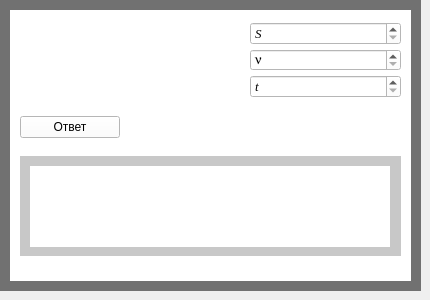
      <widget class="QWidget" name="tab_6">
       <attribute name="title">
        <string>Скорость</string>
       </attribute>
       <widget class="QWidget" name="widget_45" native="true">
        <property name="geometry">
         <rect>
          <x>0</x>
          <y>0</y>
          <width>421</width>
          <height>291</height>
         </rect>
        </property>
        <property name="styleSheet">
         <string notr="true">background-color: rgb(0, 0, 0);
background-color: rgb(113, 113, 113);</string>
        </property>
        <widget class="QWidget" name="widget_46" native="true">
         <property name="geometry">
          <rect>
           <x>10</x>
           <y>10</y>
           <width>401</width>
           <height>271</height>
          </rect>
         </property>
         <property name="styleSheet">
          <string notr="true">background-color: rgb(255, 255, 255);</string>
         </property>
         <widget class="QWidget" name="verticalLayoutWidget_33">
          <property name="geometry">
           <rect>
            <x>10</x>
            <y>0</y>
            <width>381</width>
            <height>261</height>
           </rect>
          </property>
          <layout class="QVBoxLayout" name="verticalLayout_42">
           <item>
            <layout class="QHBoxLayout" name="horizontalLayout_24">
             <property name="spacing">
              <number>50</number>
             </property>
             <item>
              <widget class="QLabel" name="label_40">
               <property name="minimumSize">
                <size>
                 <width>180</width>
                 <height>0</height>
                </size>
               </property>
               <property name="styleSheet">
                <string notr="true">background-color: rgb(255, 255, 255);</string>
               </property>
               <property name="text">
                <string/>
               </property>
               <property name="pixmap">
                <pixmap>D:/Downloads/maxresdefault.jpg</pixmap>
               </property>
              </widget>
             </item>
             <item>
              <layout class="QVBoxLayout" name="verticalLayout_43">
               <property name="spacing">
                <number>4</number>
               </property>
               <item>
                <widget class="QSpinBox" name="spinBox_16">
                 <property name="font">
                  <font>
                   <family>Times New Roman</family>
                   <pointsize>10</pointsize>
                   <italic>true</italic>
                  </font>
                 </property>
                 <property name="specialValueText">
                  <string>S</string>
                 </property>
                 <property name="maximum">
                  <number>1000000000</number>
                 </property>
                </widget>
               </item>
               <item>
                <widget class="QSpinBox" name="spinBox_21">
                 <property name="font">
                  <font>
                   <family>Symbol</family>
                   <pointsize>10</pointsize>
                   <italic>false</italic>
                  </font>
                 </property>
                 <property name="specialValueText">
                  <string>n</string>
                 </property>
                 <property name="maximum">
                  <number>1000000000</number>
                 </property>
                </widget>
               </item>
               <item>
                <widget class="QSpinBox" name="spinBox_31">
                 <property name="font">
                  <font>
                   <family>Times New Roman</family>
                   <pointsize>10</pointsize>
                   <italic>true</italic>
                  </font>
                 </property>
                 <property name="specialValueText">
                  <string>t</string>
                 </property>
                 <property name="maximum">
                  <number>1000000000</number>
                 </property>
                </widget>
               </item>
              </layout>
             </item>
            </layout>
           </item>
           <item>
            <widget class="QPushButton" name="pushButton_15">
             <property name="minimumSize">
              <size>
               <width>100</width>
               <height>0</height>
              </size>
             </property>
             <property name="maximumSize">
              <size>
               <width>100</width>
               <height>16777215</height>
              </size>
             </property>
             <property name="text">
              <string>Ответ</string>
             </property>
            </widget>
           </item>
           <item>
            <widget class="QWidget" name="widget_71" native="true">
             <property name="minimumSize">
              <size>
               <width>0</width>
               <height>100</height>
              </size>
             </property>
             <property name="maximumSize">
              <size>
               <width>400</width>
               <height>100</height>
              </size>
             </property>
             <property name="styleSheet">
              <string notr="true">background-color: rgb(200, 200, 200);</string>
             </property>
             <widget class="QLabel" name="label_48">
              <property name="geometry">
               <rect>
                <x>10</x>
                <y>10</y>
                <width>360</width>
                <height>81</height>
               </rect>
              </property>
              <property name="minimumSize">
               <size>
                <width>360</width>
                <height>0</height>
               </size>
              </property>
              <property name="maximumSize">
               <size>
                <width>360</width>
                <height>16777215</height>
               </size>
              </property>
              <property name="styleSheet">
               <string notr="true">background-color: rgb(255, 255, 255);</string>
              </property>
              <property name="text">
               <string/>
              </property>
             </widget>
            </widget>
           </item>
          </layout>
         </widget>
        </widget>
       </widget>
      </widget>
